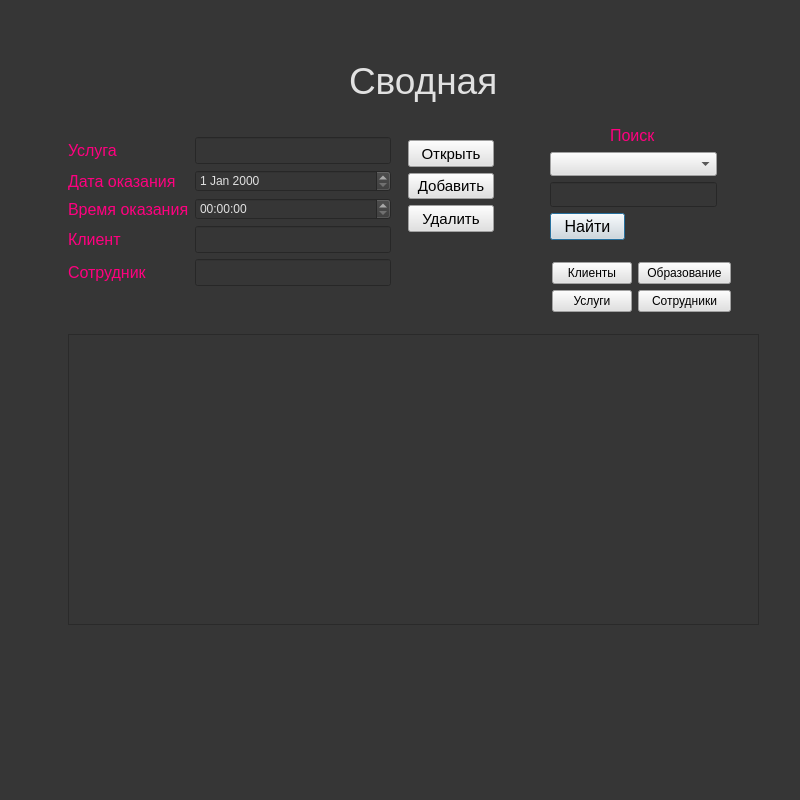
<?xml version="1.0" encoding="UTF-8"?>
<ui version="4.0">
 <class>Dialog</class>
 <widget class="QDialog" name="Dialog">
  <property name="geometry">
   <rect>
    <x>0</x>
    <y>0</y>
    <width>800</width>
    <height>800</height>
   </rect>
  </property>
  <property name="contextMenuPolicy">
   <enum>Qt::PreventContextMenu</enum>
  </property>
  <property name="windowTitle">
   <string>Dialog</string>
  </property>
  <property name="styleSheet">
   <string notr="true">background-color: rgb(54, 54, 54);</string>
  </property>
  <widget class="QWidget" name="layoutWidget_2">
   <property name="geometry">
    <rect>
     <x>68</x>
     <y>137</y>
     <width>323</width>
     <height>190</height>
    </rect>
   </property>
   <layout class="QFormLayout" name="formLayout_2">
    <item row="0" column="0">
     <widget class="QLabel" name="label">
      <property name="sizePolicy">
       <sizepolicy hsizetype="Preferred" vsizetype="Preferred">
        <horstretch>3</horstretch>
        <verstretch>2</verstretch>
       </sizepolicy>
      </property>
      <property name="font">
       <font>
        <pointsize>12</pointsize>
       </font>
      </property>
      <property name="styleSheet">
       <string notr="true">color:rgb(255, 0, 127);</string>
      </property>
      <property name="text">
       <string>Услуга</string>
      </property>
     </widget>
    </item>
    <item row="0" column="1">
     <widget class="QLineEdit" name="leFio">
      <property name="font">
       <font>
        <pointsize>12</pointsize>
       </font>
      </property>
      <property name="styleSheet">
       <string notr="true">color: rgb(225, 225, 225); </string>
      </property>
     </widget>
    </item>
    <item row="1" column="0">
     <widget class="QLabel" name="label_10">
      <property name="sizePolicy">
       <sizepolicy hsizetype="Preferred" vsizetype="Preferred">
        <horstretch>3</horstretch>
        <verstretch>2</verstretch>
       </sizepolicy>
      </property>
      <property name="font">
       <font>
        <pointsize>12</pointsize>
       </font>
      </property>
      <property name="styleSheet">
       <string notr="true">color:rgb(255, 0, 127);</string>
      </property>
      <property name="text">
       <string>Дата оказания</string>
      </property>
     </widget>
    </item>
    <item row="1" column="1">
     <widget class="QDateEdit" name="dateEdit">
      <property name="styleSheet">
       <string notr="true">color: rgb(225, 225, 225); </string>
      </property>
     </widget>
    </item>
    <item row="2" column="0">
     <widget class="QLabel" name="label_4">
      <property name="sizePolicy">
       <sizepolicy hsizetype="Preferred" vsizetype="Preferred">
        <horstretch>3</horstretch>
        <verstretch>2</verstretch>
       </sizepolicy>
      </property>
      <property name="font">
       <font>
        <pointsize>12</pointsize>
       </font>
      </property>
      <property name="styleSheet">
       <string notr="true">color:rgb(255, 0, 127);</string>
      </property>
      <property name="text">
       <string>Время оказания</string>
      </property>
     </widget>
    </item>
    <item row="2" column="1">
     <widget class="QTimeEdit" name="timeEdit">
      <property name="styleSheet">
       <string notr="true">color: rgb(225, 225, 225); </string>
      </property>
     </widget>
    </item>
    <item row="3" column="0">
     <widget class="QLabel" name="label_5">
      <property name="sizePolicy">
       <sizepolicy hsizetype="Preferred" vsizetype="Preferred">
        <horstretch>3</horstretch>
        <verstretch>2</verstretch>
       </sizepolicy>
      </property>
      <property name="font">
       <font>
        <pointsize>12</pointsize>
       </font>
      </property>
      <property name="styleSheet">
       <string notr="true">color:rgb(255, 0, 127);</string>
      </property>
      <property name="text">
       <string>Клиент</string>
      </property>
     </widget>
    </item>
    <item row="3" column="1">
     <widget class="QLineEdit" name="leEmail">
      <property name="font">
       <font>
        <pointsize>12</pointsize>
       </font>
      </property>
      <property name="styleSheet">
       <string notr="true">color: rgb(225, 225, 225); </string>
      </property>
     </widget>
    </item>
    <item row="7" column="0">
     <widget class="QLabel" name="label_9">
      <property name="sizePolicy">
       <sizepolicy hsizetype="Preferred" vsizetype="Preferred">
        <horstretch>3</horstretch>
        <verstretch>2</verstretch>
       </sizepolicy>
      </property>
      <property name="font">
       <font>
        <pointsize>12</pointsize>
       </font>
      </property>
      <property name="text">
       <string/>
      </property>
     </widget>
    </item>
    <item row="6" column="0">
     <widget class="QLabel" name="label_6">
      <property name="sizePolicy">
       <sizepolicy hsizetype="Preferred" vsizetype="Preferred">
        <horstretch>3</horstretch>
        <verstretch>2</verstretch>
       </sizepolicy>
      </property>
      <property name="font">
       <font>
        <pointsize>12</pointsize>
       </font>
      </property>
      <property name="styleSheet">
       <string notr="true">color:rgb(255, 0, 127);</string>
      </property>
      <property name="text">
       <string>Сотрудник</string>
      </property>
     </widget>
    </item>
    <item row="6" column="1">
     <widget class="QLineEdit" name="id_wor">
      <property name="font">
       <font>
        <pointsize>12</pointsize>
       </font>
      </property>
      <property name="styleSheet">
       <string notr="true">color: rgb(225, 225, 225); </string>
      </property>
     </widget>
    </item>
   </layout>
  </widget>
  <widget class="QComboBox" name="cbColNames">
   <property name="geometry">
    <rect>
     <x>550</x>
     <y>152</y>
     <width>167</width>
     <height>24</height>
    </rect>
   </property>
   <property name="sizePolicy">
    <sizepolicy hsizetype="Preferred" vsizetype="Maximum">
     <horstretch>0</horstretch>
     <verstretch>0</verstretch>
    </sizepolicy>
   </property>
   <property name="font">
    <font>
     <pointsize>12</pointsize>
    </font>
   </property>
   <property name="styleSheet">
    <string notr="true">background-color: rgb(225, 225, 225);</string>
   </property>
  </widget>
  <widget class="QLineEdit" name="leFind">
   <property name="enabled">
    <bool>true</bool>
   </property>
   <property name="geometry">
    <rect>
     <x>550</x>
     <y>182</y>
     <width>167</width>
     <height>25</height>
    </rect>
   </property>
   <property name="sizePolicy">
    <sizepolicy hsizetype="Expanding" vsizetype="Maximum">
     <horstretch>0</horstretch>
     <verstretch>0</verstretch>
    </sizepolicy>
   </property>
   <property name="font">
    <font>
     <pointsize>12</pointsize>
    </font>
   </property>
   <property name="styleSheet">
    <string notr="true">color: rgb(225, 225, 225); </string>
   </property>
  </widget>
  <widget class="QTableWidget" name="twStaffs">
   <property name="geometry">
    <rect>
     <x>68</x>
     <y>334</y>
     <width>691</width>
     <height>291</height>
    </rect>
   </property>
   <property name="font">
    <font>
     <pointsize>10</pointsize>
    </font>
   </property>
   <property name="styleSheet">
    <string notr="true">color: rgb(225, 225, 225); </string>
   </property>
  </widget>
  <widget class="QWidget" name="layoutWidget_3">
   <property name="geometry">
    <rect>
     <x>408</x>
     <y>140</y>
     <width>86</width>
     <height>92</height>
    </rect>
   </property>
   <layout class="QVBoxLayout" name="verticalLayout">
    <item>
     <widget class="QPushButton" name="pbOpen">
      <property name="sizePolicy">
       <sizepolicy hsizetype="Expanding" vsizetype="Expanding">
        <horstretch>0</horstretch>
        <verstretch>0</verstretch>
       </sizepolicy>
      </property>
      <property name="font">
       <font>
        <pointsize>11</pointsize>
       </font>
      </property>
      <property name="mouseTracking">
       <bool>false</bool>
      </property>
      <property name="tabletTracking">
       <bool>false</bool>
      </property>
      <property name="styleSheet">
       <string notr="true">background-color: rgb(225, 225, 225);</string>
      </property>
      <property name="inputMethodHints">
       <set>Qt::ImhNone</set>
      </property>
      <property name="text">
       <string>Открыть</string>
      </property>
      <property name="autoDefault">
       <bool>false</bool>
      </property>
     </widget>
    </item>
    <item>
     <widget class="QPushButton" name="pbInsert">
      <property name="sizePolicy">
       <sizepolicy hsizetype="Expanding" vsizetype="Expanding">
        <horstretch>0</horstretch>
        <verstretch>0</verstretch>
       </sizepolicy>
      </property>
      <property name="font">
       <font>
        <pointsize>11</pointsize>
       </font>
      </property>
      <property name="mouseTracking">
       <bool>false</bool>
      </property>
      <property name="tabletTracking">
       <bool>false</bool>
      </property>
      <property name="styleSheet">
       <string notr="true">background-color: rgb(225, 225, 225);</string>
      </property>
      <property name="inputMethodHints">
       <set>Qt::ImhNone</set>
      </property>
      <property name="text">
       <string>Добавить</string>
      </property>
      <property name="autoDefault">
       <bool>false</bool>
      </property>
     </widget>
    </item>
    <item>
     <widget class="QPushButton" name="pbDelete">
      <property name="sizePolicy">
       <sizepolicy hsizetype="Expanding" vsizetype="Expanding">
        <horstretch>0</horstretch>
        <verstretch>0</verstretch>
       </sizepolicy>
      </property>
      <property name="font">
       <font>
        <pointsize>11</pointsize>
       </font>
      </property>
      <property name="mouseTracking">
       <bool>false</bool>
      </property>
      <property name="tabletTracking">
       <bool>false</bool>
      </property>
      <property name="styleSheet">
       <string notr="true">background-color: rgb(225, 225, 225);</string>
      </property>
      <property name="inputMethodHints">
       <set>Qt::ImhNone</set>
      </property>
      <property name="text">
       <string>Удалить</string>
      </property>
      <property name="autoDefault">
       <bool>false</bool>
      </property>
     </widget>
    </item>
   </layout>
  </widget>
  <widget class="QPushButton" name="pbFind">
   <property name="geometry">
    <rect>
     <x>550</x>
     <y>213</y>
     <width>75</width>
     <height>27</height>
    </rect>
   </property>
   <property name="font">
    <font>
     <pointsize>12</pointsize>
    </font>
   </property>
   <property name="styleSheet">
    <string notr="true">background-color: rgb(225, 225, 225);</string>
   </property>
   <property name="text">
    <string>Найти</string>
   </property>
  </widget>
  <widget class="QLabel" name="label_8">
   <property name="geometry">
    <rect>
     <x>610</x>
     <y>126</y>
     <width>61</width>
     <height>19</height>
    </rect>
   </property>
   <property name="sizePolicy">
    <sizepolicy hsizetype="Preferred" vsizetype="Preferred">
     <horstretch>3</horstretch>
     <verstretch>2</verstretch>
    </sizepolicy>
   </property>
   <property name="font">
    <font>
     <pointsize>12</pointsize>
    </font>
   </property>
   <property name="styleSheet">
    <string notr="true">color:rgb(255, 0, 127);</string>
   </property>
   <property name="text">
    <string>Поиск</string>
   </property>
  </widget>
  <widget class="QLabel" name="label_7">
   <property name="geometry">
    <rect>
     <x>349</x>
     <y>50</y>
     <width>191</width>
     <height>61</height>
    </rect>
   </property>
   <property name="sizePolicy">
    <sizepolicy hsizetype="Preferred" vsizetype="Preferred">
     <horstretch>3</horstretch>
     <verstretch>2</verstretch>
    </sizepolicy>
   </property>
   <property name="font">
    <font>
     <pointsize>28</pointsize>
    </font>
   </property>
   <property name="styleSheet">
    <string notr="true">color: rgb(225, 225, 225); font-size:28pt;

</string>
   </property>
   <property name="text">
    <string>Сводная</string>
   </property>
  </widget>
  <widget class="QWidget" name="">
   <property name="geometry">
    <rect>
     <x>552</x>
     <y>262</y>
     <width>179</width>
     <height>54</height>
    </rect>
   </property>
   <layout class="QFormLayout" name="formLayout">
    <item row="0" column="0">
     <widget class="QPushButton" name="pushButton_1">
      <property name="styleSheet">
       <string notr="true">background-color: rgb(225, 225, 225);</string>
      </property>
      <property name="text">
       <string>Клиенты</string>
      </property>
     </widget>
    </item>
    <item row="0" column="1">
     <widget class="QPushButton" name="qualification">
      <property name="styleSheet">
       <string notr="true">background-color: rgb(225, 225, 225);</string>
      </property>
      <property name="text">
       <string>Образование</string>
      </property>
     </widget>
    </item>
    <item row="1" column="0">
     <widget class="QPushButton" name="pushButton_2">
      <property name="styleSheet">
       <string notr="true">background-color: rgb(225, 225, 225);</string>
      </property>
      <property name="text">
       <string>Услуги</string>
      </property>
     </widget>
    </item>
    <item row="1" column="1">
     <widget class="QPushButton" name="worker">
      <property name="styleSheet">
       <string notr="true">background-color: rgb(225, 225, 225);</string>
      </property>
      <property name="text">
       <string>Сотрудники</string>
      </property>
     </widget>
    </item>
   </layout>
  </widget>
 </widget>
 <resources/>
 <connections/>
</ui>
